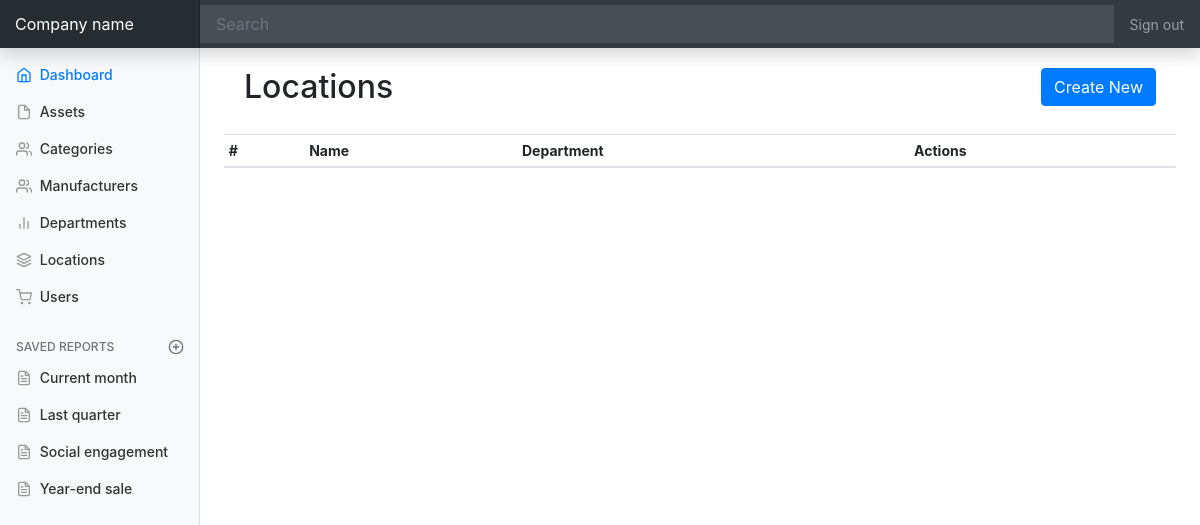
/locations, run on an earlier commit of the app's database.
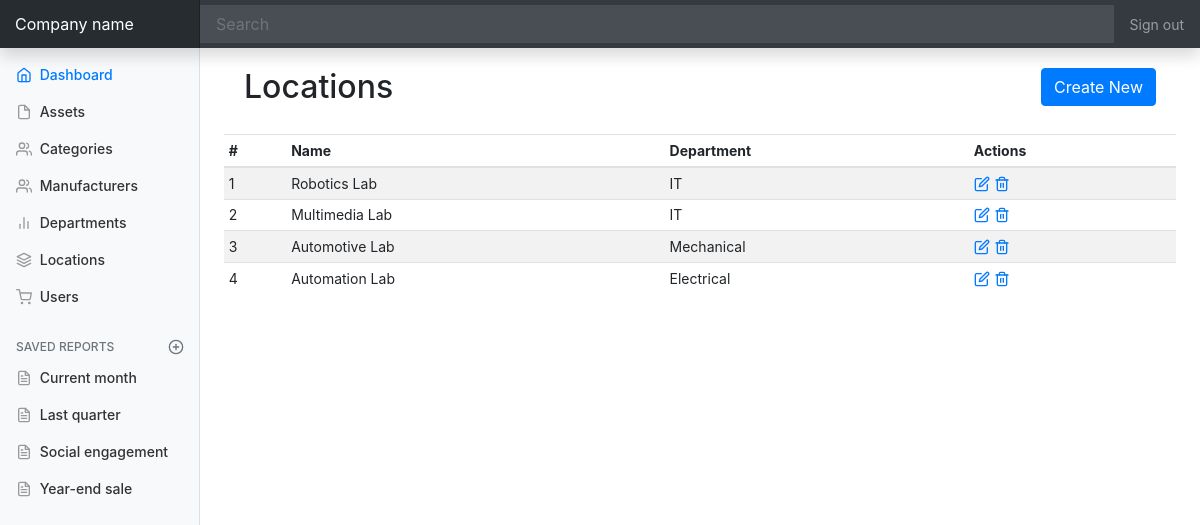
And on a later commit of the database.
### app/models.py (models this page shows, shortened)
class Location(db.Model):
	id = db.Column(db.Integer, primary_key=True)
	name = db.Column(db.String(64))
	department_id = db.Column(db.Integer, db.ForeignKey('department.id'))
	assets = db.relationship('Asset', backref="location")

class Department(db.Model):
	id = db.Column(db.Integer, primary_key=True)
	name = db.Column(db.String(64), unique=True)
	locations = db.relationship('Location', backref="department")

### app/routes.py (the view)
@app.route('/locations')
def locations():
	locations = Location.query.all()
	return render_template('locations.html', title='Locations', locations=locations)

### app/templates/locations.html
{% extends "base.html" %}
{% block content %}
<section style="padding: 20px;">
  <h2 style="display:inline-flex;">Locations</h2>
  <a class="btn btn-primary float-right" href="locations/create">Create New</a>
</section>
<div class="table-responsive">
  <table class="table table-striped table-sm">
    <thead>
      <tr>
        <th>#</th>
        <th>Name</th>
        <th>Department</th>
        <th>Actions</th>
      </tr>
    </thead>
    <tbody>
    	{% for location in locations %}
      <tr>
        <td>{{ location.id }}</td>
        <td>{{ location.name }}</td>
        <td>{{ location.department.name }}</td>
        <td>
          <a href="#"><span data-feather="edit"></span></a>
          <a href="#"><span data-feather="trash-2"></span></a>
        </td>
      </tr>
      {% endfor %}
    </tbody>
  </table>
</div>
{% endblock %}

What changed in the data, as far as the page shows it:
added Location: id "1", name "Robotics Lab", department.name "IT"
added Location: id "2", name "Multimedia Lab", department.name "IT"
added Location: id "3", name "Automotive Lab", department.name "Mechanical"
added Location: id "4", name "Automation Lab", department.name "Electrical"
